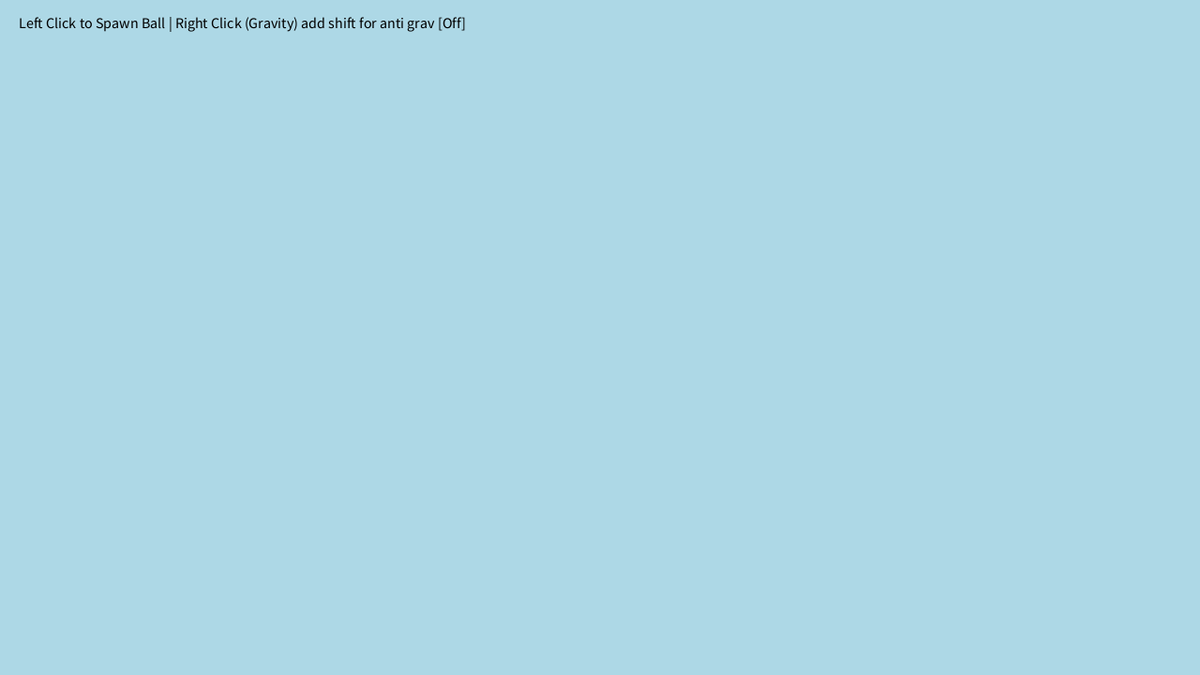
Frame 1 (no input)
Frame 60 (the mouse pressed at the canvas centre just before this capture): identical to frame 1, image omitted
Frame 120 (the mouse held since frame 60 and released just before this capture): identical to frame 1, image omitted

The Processing sketch that drew this single still picture (run headless with seeded random() and noise(); from frame 60 on, the mouse is pressed at the canvas centre):

// Processing sketch: Simulator
// ── Simulator.pde
ArrayList<Ball> ballList;

float maxSpeed = 5; //spawn max speed, not system max

float wellMass = 10000; // for later goofy if you want to use your mouse as a gravity well. 

void setup(){
    size(1280, 720);
    ballList = new ArrayList<Ball>();
    
}
void draw(){
    background(173, 216, 230);
    Ball mouseWell = null;

    //Right click for grav
    if (mousePressed && (mouseButton == RIGHT) && !keyPressed){
        mouseWell = new Ball(mouseX, mouseY, 0,0);
        mouseWell.mass = wellMass;
    }
    //right shift click for anti grav, which is disperse

    if (mousePressed && (mouseButton == RIGHT && keyCode == SHIFT)){
        mouseWell = new Ball(mouseX, mouseY, 0,0);
        mouseWell.mass = wellMass * -1; //equations should hold up i hope
    }
    //for mouse grav
    for (int i = 0; i < ballList.size(); i++){
        Ball b = ballList.get(i);
        if(b.dead) {continue;}
        if (mouseWell != null){
            mouseWell.attract(b);
        }
        //ball to ball grav
        for(int j = 0; j < ballList.size(); j++){
            if (i != j){
                Ball other = ballList.get(j);
                if (other.dead) {continue;}
                b.attract(other);
                if (b.collideCheck(other)){
                    b.collision(other);
                }
            }
        }
    b.move();
    b.bounce();
    b.display();
    }
    for (int i = ballList.size() - 1; i >= 0; i--){
        if (ballList.get(i).dead){
            ballList.remove(i);
        }
    }
    //clean 
    //UI
    fill(0);
    textSize(16);

    String gravityStatus;
    if(mouseWell != null){
        gravityStatus = "Active";
} else{gravityStatus = "Off";}
    text("Left Click to Spawn Ball | Right Click (Gravity) add shift for anti grav [" + gravityStatus + "]", 20, 30);

}
void mousePressed(){
    if (mouseButton == LEFT){
        ballList.add(new Ball(mouseX, mouseY, random(-1 * maxSpeed, maxSpeed), random(-1 * maxSpeed, maxSpeed)));
    }
}


// ── Ball.pde
class Ball{
    //system stuff
    
    float G = 6.7/10; 
    //gravitional constant, feel free to adjust. 
    //I will try to set the default value to a optimal one and make the simulation look right
    
    float speedLimit = 100; 
    //by spawning balls with mass and velocity out of thin air, 
    //system might not conserve energy and balls might go berserk
    
    
    float massLower = 150;
    float massUpper = 1000;

    //ball stuff
    PVector location;
    PVector velocity;
    PVector acceleration;
    color c;

    float mass;
    float radius;
    float elasticity = 1.01 ; //decay factor for collision; set 1 for no effect
    float friction = .999; // decay factor but to balance things out
    float bindingConstant =5; //constant to tune the KE needed to shatter apart planets

    boolean dead = false; //if true, then the loop will delete it 

    Ball(float x, float y, float xVel, float yVel){
        location = new PVector(x,y);
        velocity = new PVector(xVel, yVel);
        acceleration = new PVector(0,0);

        c = color(random(255),random(255),random(255));

        mass = random(massLower, massUpper);
        //scale area to the mass.
        
        radius = pow(mass, 1.0/2.0) / 3.14;

    }    

    void move(){
        velocity.add(acceleration);
        location.add(velocity);
        velocity.limit(speedLimit);
        velocity.mult(friction);
        acceleration.mult(0);

    }

    void bounce(){
        if(location.x > width - this.radius){
            velocity.x *= -1 * elasticity;

        }
        if(location.x < this.radius){
            velocity.x *= -1 * elasticity;
        }

        if (location.y > height - this.radius){
            velocity.y *= -1 * elasticity;
        }
        if (location.y < this.radius){
            velocity.y *= -1 * elasticity;
        }    
    }

    void applyForce(PVector force){
        PVector f = PVector.div(force, mass); // a = F/m
        acceleration.add(f);
    }
    void attract(Ball other){
        PVector force = PVector.sub(this.location, other.location);
        float d = force.mag();

        //constrain distance so that force doesn't approach infinity when distance approachs 0
        d = constrain(d,this.radius + other.radius,100.0);

        force.normalize();

        float strength = (G * this.mass * other.mass) / (d * d);

        force.mult(strength);
        other.applyForce(force);
    }
    boolean collideCheck(Ball other){
        float r1 = this.radius;
        float r2 = other.radius;
        float rTotal = r1 + r2;
        float xDist = abs(this.location.x - other.location.x);
        float yDist = abs(this.location.y - other.location.y);
        float dist = pow((xDist * xDist) + (yDist * yDist), 1.0/2);
        if(dist <= rTotal){ return true;}
        else{return false;}
    }
    void collision(Ball other){
        float massRatio = max(this.mass, other.mass) / min(this.mass, other.mass);
        PVector normal = PVector.sub(this.location, other.location);
        normal.normalize();

        float v1n = this.velocity.dot(normal);
        float v2n = other.velocity.dot(normal);
        float relativeNormSpeed = abs(v2n - v1n);

        float KE = (0.5 * this.mass * v1n * v1n) + (0.5 * other.mass * v2n * v2n);
        
        float bindingEnergy = (this.mass + other.mass) * bindingConstant;
        //three cases
        // similar size, and the KE is high then, they shatter each other
                //similar size, KE is low then they merge
            if(massRatio < 2){
                if(KE > bindingEnergy){
                    this.shatter();
                    other.shatter();
                } else{this.merge(other);}
            }
            else{
                if (this.mass > other.mass){ this.merge(other);}
                else{other.merge(this);}
        //big size diff, they merge            
        
    }
}


    void shatter(){
        int fragments = int(random(2,5));
        float fragMass = this.mass / fragments;

        // if the shattered mass is much less than the min mass, then we assume it to vaporize :)
        if (fragMass > massLower * .5) {
            for (int i =0; i < fragments; i++){
                Ball frag = new Ball(
                    this.location.x + random(-radius, radius),
                    this.location.y + random(-radius, radius),
                    this.velocity.x + random(-5,5),
                    this.velocity.y + random (-5,5)
                );
                frag.mass = fragMass;
                frag.radius = pow(fragMass, 1.0/2.0) / 3.14;

                ballList.add(frag);
            }
        }

    }
    void merge(Ball other){
        //conserve momentum using p = mv

        PVector newVel = PVector.add(PVector.mult(this.velocity, this.mass), PVector.mult(other.velocity, other.mass));
        float newMass = this.mass + other.mass;
        newVel.div(newMass);

        //bigger absorve small

        this.mass = newMass;
        this.radius = pow(newMass, 1.0/2.0) / 3.14;
        this.velocity = newVel;

        other.dead = true;
    }
    void display() {
        stroke(1);
        strokeWeight(2);
        fill(c);

        ellipse(location.x, location.y, radius * 2, radius * 2);

    }

}
